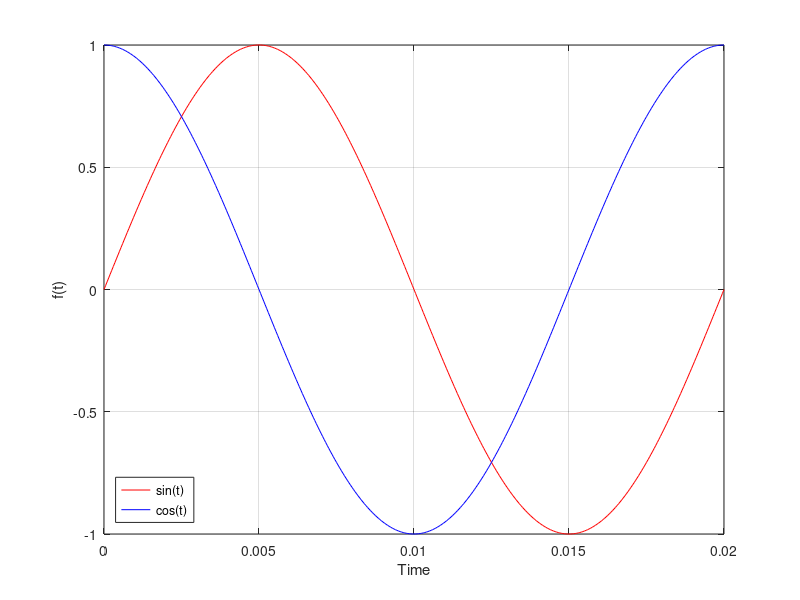

Source code (MATLAB):
clear all; close all; clc;
t=0:0.00005:0.02;
f1=50;
f2=50;
x=sin(2*pi*f1*t);
y=cos(2*pi*f2*t);
plot(t,x,'r',t,y,'b');
grid
xlabel('Time')
ylabel('f(t)')
legend('sin(t)','cos(t)','location', 'southwest')
